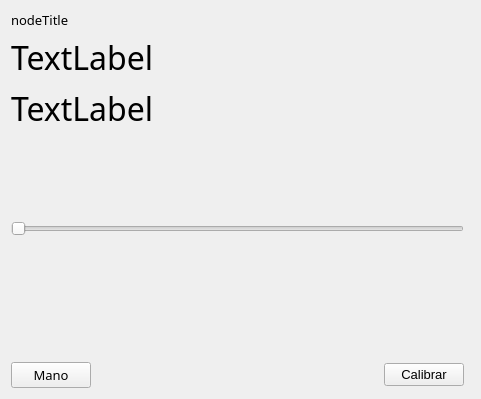
<?xml version="1.0" encoding="UTF-8"?>
<ui version="4.0">
 <class>Interface</class>
 <widget class="QWidget" name="Interface">
  <property name="geometry">
   <rect>
    <x>0</x>
    <y>0</y>
    <width>481</width>
    <height>399</height>
   </rect>
  </property>
  <property name="font">
   <font>
    <family>Segoe UI Light</family>
    <pointsize>24</pointsize>
   </font>
  </property>
  <property name="windowTitle">
   <string>Interface</string>
  </property>
  <layout class="QGridLayout" name="gridLayout">
   <item row="3" column="0" colspan="2">
    <widget class="QLabel" name="sentenceLabel">
     <property name="font">
      <font>
       <family>Segoe UI</family>
       <pointsize>36</pointsize>
      </font>
     </property>
     <property name="text">
      <string/>
     </property>
     <property name="alignment">
      <set>Qt::AlignCenter</set>
     </property>
     <property name="wordWrap">
      <bool>true</bool>
     </property>
    </widget>
   </item>
   <item row="4" column="0">
    <spacer name="verticalSpacer_3">
     <property name="orientation">
      <enum>Qt::Vertical</enum>
     </property>
     <property name="sizeHint" stdset="0">
      <size>
       <width>20</width>
       <height>40</height>
      </size>
     </property>
    </spacer>
   </item>
   <item row="11" column="0">
    <layout class="QHBoxLayout" name="horizontalLayout">
     <item>
      <widget class="QPushButton" name="pbMano">
       <property name="font">
        <font>
         <pointsize>10</pointsize>
        </font>
       </property>
       <property name="text">
        <string>Mano</string>
       </property>
       <property name="checkable">
        <bool>true</bool>
       </property>
      </widget>
     </item>
     <item>
      <spacer name="horizontalSpacer">
       <property name="orientation">
        <enum>Qt::Horizontal</enum>
       </property>
       <property name="sizeHint" stdset="0">
        <size>
         <width>40</width>
         <height>20</height>
        </size>
       </property>
      </spacer>
     </item>
     <item>
      <widget class="QPushButton" name="calibrateButton">
       <property name="font">
        <font>
         <family>Segoe UI</family>
         <pointsize>10</pointsize>
        </font>
       </property>
       <property name="text">
        <string>Calibrar</string>
       </property>
      </widget>
     </item>
    </layout>
   </item>
   <item row="10" column="0" colspan="2">
    <spacer name="verticalSpacer">
     <property name="orientation">
      <enum>Qt::Vertical</enum>
     </property>
     <property name="sizeHint" stdset="0">
      <size>
       <width>20</width>
       <height>40</height>
      </size>
     </property>
    </spacer>
   </item>
   <item row="5" column="0">
    <widget class="QSlider" name="slider">
     <property name="enabled">
      <bool>false</bool>
     </property>
     <property name="orientation">
      <enum>Qt::Horizontal</enum>
     </property>
    </widget>
   </item>
   <item row="7" column="0">
    <widget class="QScrollArea" name="scrollArea">
     <property name="frameShape">
      <enum>QFrame::NoFrame</enum>
     </property>
     <property name="verticalScrollBarPolicy">
      <enum>Qt::ScrollBarAlwaysOff</enum>
     </property>
     <property name="horizontalScrollBarPolicy">
      <enum>Qt::ScrollBarAlwaysOff</enum>
     </property>
     <property name="widgetResizable">
      <bool>true</bool>
     </property>
     <widget class="QWidget" name="scrollAreaWidgetContents">
      <property name="geometry">
       <rect>
        <x>0</x>
        <y>0</y>
        <width>457</width>
        <height>68</height>
       </rect>
      </property>
      <layout class="QGridLayout" name="gridLayout_2" rowstretch="0">
       <property name="leftMargin">
        <number>0</number>
       </property>
       <property name="topMargin">
        <number>0</number>
       </property>
       <property name="rightMargin">
        <number>0</number>
       </property>
       <property name="bottomMargin">
        <number>0</number>
       </property>
       <item row="0" column="0">
        <layout class="QHBoxLayout" name="blocksLayout"/>
       </item>
      </layout>
     </widget>
    </widget>
   </item>
   <item row="1" column="0">
    <widget class="QLabel" name="lPosicionX">
     <property name="text">
      <string>TextLabel</string>
     </property>
    </widget>
   </item>
   <item row="0" column="0" colspan="2">
    <widget class="QLabel" name="nodeTitleLabel">
     <property name="font">
      <font>
       <family>Sans Serif</family>
       <pointsize>10</pointsize>
      </font>
     </property>
     <property name="text">
      <string>nodeTitle</string>
     </property>
    </widget>
   </item>
   <item row="6" column="0" colspan="2">
    <spacer name="verticalSpacer_2">
     <property name="orientation">
      <enum>Qt::Vertical</enum>
     </property>
     <property name="sizeHint" stdset="0">
      <size>
       <width>20</width>
       <height>40</height>
      </size>
     </property>
    </spacer>
   </item>
   <item row="2" column="0">
    <widget class="QLabel" name="lInfo">
     <property name="text">
      <string>TextLabel</string>
     </property>
    </widget>
   </item>
  </layout>
 </widget>
 <resources/>
 <connections/>
</ui>
